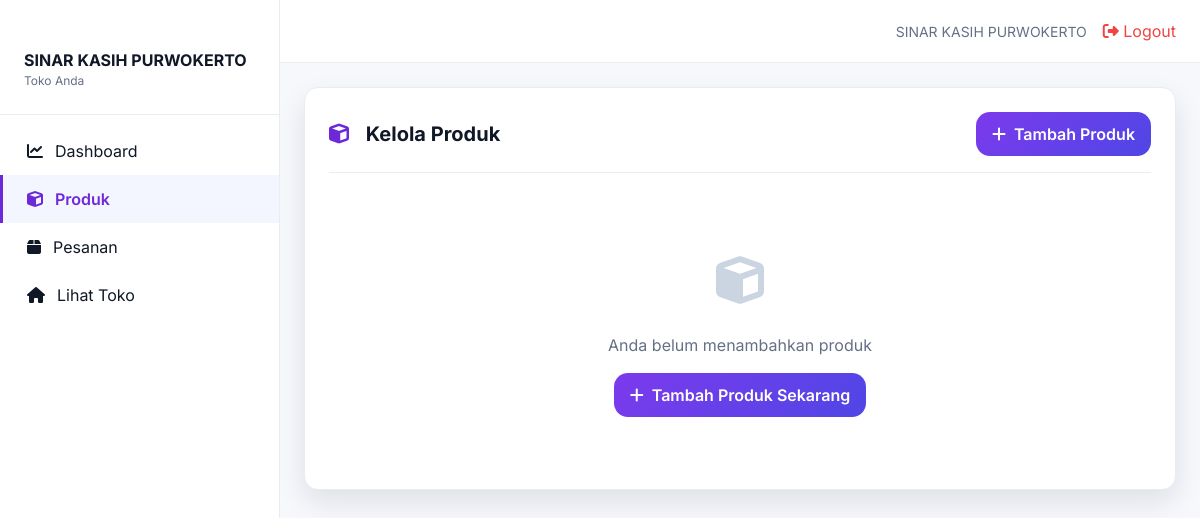
Before: /toko/produk/ (signed in) with the older database file.
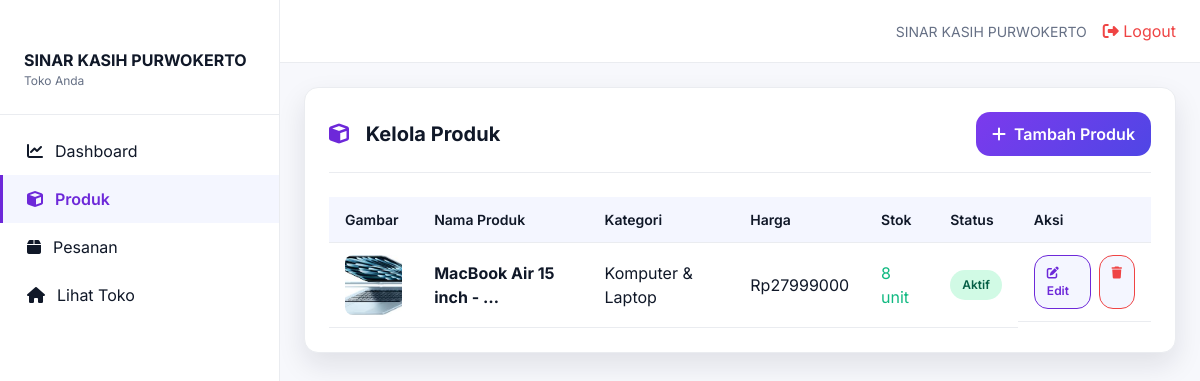
After: the same page with the newer database file.
### master_products/models.py (models this page shows, shortened)
class Brand(models.Model):
    STATUS_CHOICES = (
        ('pending', 'Pending Approval'),
        ('approved', 'Approved'),
        ('rejected', 'Rejected'),
        ('suspended', 'Suspended'),
    )
    brand_id = models.AutoField(primary_key=True)
    user_id = models.OneToOneField(
        settings.AUTH_USER_MODEL,
        on_delete=models.CASCADE,
        related_name='brand_vendor',
        db_column='user_id',
        help_text="User/vendor yang memiliki brand ini"
    )
    brand_name = models.CharField(
        max_length=255,
        help_text="Nama brand/vendor"
    )
    logo = models.ImageField(
        upload_to='brands/logos/',
        blank=True,
        null=True,
        help_text="Logo brand (rekomendasi: PNG dengan background transparan)"
    )
    description = models.TextField(
        blank=True,
        null=True,
        help_text="Deskripsi detail tentang brand/vendor"
    )
    status = models.CharField(
        max_length=20,
        choices=STATUS_CHOICES,
        default='pending',
        help_text="Status persetujuan brand (pending, approved, rejected, suspended)"
    )
    approved_at = models.DateTimeField(
        blank=True,
        null=True,
        help_text="Tanggal brand disetujui oleh admin"
    )
    approved_by = models.ForeignKey(
        settings.AUTH_USER_MODEL,
        on_delete=models.SET_NULL,
        null=True,
        blank=True,
        related_name='approved_brands',
        db_column='approved_by',
        help_text="Admin yang menyetujui brand ini"
    )
    nib_or_ktp = models.CharField(
        max_length=50,
        unique=True,
        blank=True,
        null=True,
        db_column='nib_or_ktp',
        help_text="Nomor Induk Berusaha (NIB) atau Nomor KTP"
    )
    rating = models.FloatField(
        default=0.0,
        validators=[MinValueValidator(0.0), MaxValueValidator(5.0)],
        db_column='rating',
        help_text="Rating brand dari customer (0.0-5.0)"
    )
    created_at = models.DateTimeField(
        auto_now_add=True,
        help_text="Tanggal brand didaftar"
    )
    updated_at = models.DateTimeField(
        auto_now=True,
        help_text="Tanggal brand terakhir diperbarui"
    )
    class Meta:
        verbose_name = _('Brand')
        verbose_name_plural = _('Brands')
        db_table = 'brands'
        ordering = ['-created_at']
        indexes = [
            models.Index(fields=['status']),
            models.Index(fields=['user_id']),
            models.Index(fields=['created_at']),
        ]
    @property
    def is_approved(self):
        return self.status == 'approved'

class Product(models.Model):
    product_id = models.AutoField(primary_key=True)
    brand_id = models.ForeignKey(
        Brand,
        on_delete=models.CASCADE,
        related_name='products',
        db_column='brand_id',
        help_text="Brand/vendor penjual produk"
    )
    category_id = models.ForeignKey(
        Category,
        on_delete=models.PROTECT,
        related_name='products',
        db_column='category_id',
        help_text="Kategori produk"
    )
    product_name = models.CharField(
        max_length=255,
        help_text="Nama produk"
    )
    slug = models.SlugField(
        max_length=255,
        unique=True,
        help_text="URL-friendly identifier untuk produk"
    )
    description = models.TextField(
        help_text="Deskripsi detail produk"
    )
    price = models.DecimalField(
        max_digits=12,
        decimal_places=2,
        validators=[MinValueValidator(0)],
        help_text="Harga jual produk"
    )
    stock = models.IntegerField(
        default=0,
        validators=[MinValueValidator(0)],
        help_text="Jumlah stok produk yang tersedia"
    )
    image = models.ImageField(
        upload_to='products/',
        blank=True,
        null=True,
        help_text="Foto/gambar produk"
    )
    is_active = models.BooleanField(
        default=True,
        help_text="Status aktif produk (true = aktif, false = non-aktif)"
    )
    created_at = models.DateTimeField(
        auto_now_add=True,
        help_text="Tanggal produk didaftarkan"
    )
    updated_at = models.DateTimeField(
        auto_now=True,
        help_text="Tanggal produk terakhir diperbarui"
    )
    rating = models.DecimalField(
        max_digits=3,
        decimal_places=2,
        default=0.00,
        validators=[MinValueValidator(0.00), MaxValueValidator(5.00)],
        help_text="Rating produk dari customer (0.00-5.00)"
    )
    review_count = models.IntegerField(
        default=0,
        validators=[MinValueValidator(0)],
        help_text="Jumlah review yang diterima produk"
    )
    is_featured = models.BooleanField(
        default=False,
        help_text="Apakah produk sedang di-featured/promosi"
    )
    class Meta:
        verbose_name = _('Product')
        verbose_name_plural = _('Products')
        db_table = 'products'
        ordering = ['-created_at']
        indexes = [
            models.Index(fields=['slug']),
            models.Index(fields=['brand_id']),
            models.Index(fields=['category_id']),
            models.Index(fields=['is_active']),
        ]

class Category(models.Model):
    category_id = models.AutoField(primary_key=True)
    category_name = models.CharField(
        max_length=255,
        unique=True,
        default='',
        help_text="Nama kategori produk (harus unik)"
    )
    description = models.TextField(
        blank=True,
        null=True,
        help_text="Deskripsi detail tentang kategori"
    )
    created_at = models.DateTimeField(
        auto_now_add=True,
        help_text="Tanggal kategori dibuat"
    )
    updated_at = models.DateTimeField(
        auto_now=True,
        help_text="Tanggal kategori terakhir diperbarui"
    )
    class Meta:
        verbose_name = _('Category')
        verbose_name_plural = _('Categories')
        db_table = 'categories'
        ordering = ['category_name']
        indexes = [
            models.Index(fields=['category_name']),
        ]

### master_products/views.py (the view)
# urls.py: path('toko/produk/', views.seller_products, name='seller_products'),
@login_required(login_url='master_products:login')
@seller_required
def seller_products(request):
    try:
        seller_brand = Brand.objects.get(user_id=request.user)
    except Brand.DoesNotExist:
        messages.error(request, '❌ Profil brand Anda belum terdaftar!')
        return redirect('master_products:product_list')
    products = Product.objects.filter(brand_id=seller_brand).order_by('-created_at')
    context = {
        'seller_brand': seller_brand,
        'products': products,
        'total_products': products.count(),
    }
    return render(request, 'master_products/seller_products.html', context)

### users/models.py (called while the page is built)
    @property
    def toko(self):
        return getattr(self, 'brand_vendor', None)

### master_products/templates/master_products/seller_products.html (shortened to what this page needs)
<!DOCTYPE html>
<html lang="id">
<head>
    <script src="https://cdn.tailwindcss.com"></script>
    <link rel="stylesheet" href="https://cdnjs.cloudflare.com/ajax/libs/font-awesome/6.4.0/css/all.min.css">
</head>
<body>
    <div class="navbar">
        <a href="/" style="font-size: 20px; font-weight: 700; color: var(--primary); text-decoration: none;">
        </a>
        <div style="display: flex; align-items: center; gap: 16px;">
            <span style="font-size: 14px; color: var(--muted);">{{ seller_brand.brand_name }}</span>
            <a href="{% url 'master_products:logout' %}" style="color: var(--danger); text-decoration: none;">
                <i class="fas fa-sign-out-alt"></i> Logout
            </a>
        </div>
    </div>
    <div class="flex">
        <div class="sidebar">
            <div style="padding: 24px; border-bottom: 1px solid var(--border); margin-bottom: 12px;">
                <div style="font-weight: 700; font-size: 16px;">{{ seller_brand.brand_name }}</div>
                <div style="font-size: 12px; color: var(--muted);">Toko Anda</div>
            </div>
            <a href="{% url 'master_products:seller_dashboard' %}" class="sidebar-item">
                <i class="fas fa-chart-line"></i>
                <span>Dashboard</span>
            </a>
            <a href="{% url 'master_products:seller_products' %}" class="sidebar-item active">
                <i class="fas fa-cube"></i>
                <span>Produk</span>
            </a>
            <a href="{% url 'master_products:seller_orders' %}" class="sidebar-item">
                <i class="fas fa-box"></i>
                <span>Pesanan</span>
            </a>
            <a href="/" class="sidebar-item">
                <i class="fas fa-home"></i>
                <span>Lihat Toko</span>
            </a>
        </div>
        <div class="main-content" style="flex: 1;">
            <div class="card">
                <div class="card-header">
                    <h1 class="card-title">
                        <i class="fas fa-cube" style="color: var(--primary); margin-right: 12px;"></i>
                        Kelola Produk
                    </h1>
                    <a href="{% url 'master_products:seller_add_product' %}" class="btn-primary">
                        <i class="fas fa-plus"></i> Tambah Produk
                    </a>
                </div>
                {% if products %}
                    <div style="overflow-x: auto;">
                        <table>
                            <thead>
                                <tr>
                                    <th>Gambar</th>
                                    <th>Nama Produk</th>
                                    <th>Kategori</th>
                                    <th>Harga</th>
                                    <th>Stok</th>
                                    <th>Status</th>
                                    <th>Aksi</th>
                                </tr>
                            </thead>
                            <tbody>
                                {% for product in products %}
                                    <tr>
                                        <td>
                                            {% if product.image %}
                                                <img src="{{ product.image.url }}" alt="{{ product.product_name }}" class="product-image">
                                            {% else %}
                                                <div style="width: 60px; height: 60px; background: var(--surface-2); border-radius: 8px; display: flex; align-items: center; justify-content: center; color: var(--muted);">
                                                    <i class="fas fa-image"></i>
                                                </div>
                                            {% endif %}
                                        </td>
                                        <td><strong>{{ product.product_name|truncatewords:5 }}</strong></td>
                                        <td>{{ product.category_id.category_name }}</td>
                                        <td>Rp{{ product.price|floatformat:0 }}</td>
                                        <td>
                                            {% if product.stock > 0 %}
                                                <span style="color: var(--success);">{{ product.stock }} unit</span>
                                            {% else %}
                                                <span style="color: var(--danger);">Habis</span>
                                            {% endif %}
                                        </td>
                                        <td>
                                            {% if product.is_active %}
                                                <span class="badge badge-active">Aktif</span>
                                            {% else %}
                                                <span class="badge badge-inactive">Nonaktif</span>
                                            {% endif %}
                                        </td>
                                        <td style="display: flex; gap: 8px;">
                                            <a href="{% url 'master_products:edit_product' product.product_id %}" class="btn-secondary">
                                                <i class="fas fa-edit"></i> Edit
                                            </a>
                                            <a href="{% url 'master_products:delete_product' product.product_id %}" class="btn-secondary" style="color: var(--danger); border-color: var(--danger);" onclick="return confirm('Yakin hapus produk ini?');">
                                                <i class="fas fa-trash"></i>
                                            </a>
                                        </td>
                                    </tr>
                                {% endfor %}
                            </tbody>
                        </table>
                    </div>
                {% else %}
                    <div class="empty-state">
                        <div class="empty-icon"><i class="fas fa-cube"></i></div>
                        <p>Anda belum menambahkan produk</p>
                        <a href="{% url 'master_products:seller_add_product' %}" class="btn-primary" style="margin-top: 16px;">
                            <i class="fas fa-plus"></i> Tambah Produk Sekarang
                        </a>
                    </div>
                {% endif %}
            </div>
        </div>
    </div>
</body>
</html>

### master_products/templates/master_products/seller_products.html (style rules this page uses)
:root { --bg: #f7f8fc; --surface: #ffffff; --surface-2: #f4f6ff; --text: #101828; --muted: #667085; --border: #eaecf0; --primary: #6d28d9; --success: #10b981; --warning: #f59e0b; --danger: #ef4444; --shadow-md: 0 12px 28px rgba(16,24,40,.10); --radius-md: 14px; }
* { box-sizing: border-box; }
body { font-family: 'Inter', system-ui, -apple-system, BlinkMacSystemFont, 'Segoe UI', sans-serif; background: var(--bg); color: var(--text); }
.navbar { background: var(--surface); border-bottom: 1px solid var(--border); padding: 16px 24px; display: grid; grid-template-columns: auto 1fr auto; align-items: center; gap: 20px; }
.sidebar { background: var(--surface); border-right: 1px solid var(--border); padding: 24px 0; height: 100vh; position: fixed; left: 0; top: 0; width: 280px; overflow-y: auto; }
.sidebar-item { padding: 12px 24px; color: var(--text); text-decoration: none; display: flex; align-items: center; gap: 12px; cursor: pointer; transition: all 0.3s ease; border-left: 3px solid transparent; }
.sidebar-item.active { border-left-color: var(--primary); background: var(--surface-2); color: var(--primary); font-weight: 600; }
.main-content { margin-left: 280px; padding: 24px; }
.card { background: var(--surface); border: 1px solid var(--border); border-radius: var(--radius-md); padding: 24px; box-shadow: var(--shadow-md); margin-bottom: 24px; }
.card-header { display: flex; justify-content: space-between; align-items: center; margin-bottom: 24px; padding-bottom: 16px; border-bottom: 1px solid var(--border); }
.card-title { font-size: 20px; font-weight: 700; }
.btn-primary { background: linear-gradient(135deg, #7c3aed, #4f46e5); color: white; border: none; padding: 10px 16px; border-radius: var(--radius-md); font-weight: 600; cursor: pointer; transition: all 0.3s ease; text-decoration: none; display: inline-flex; align-items: center; gap: 8px; }
.btn-secondary { background: var(--surface-2); color: var(--primary); border: 1.5px solid var(--primary); padding: 8px 12px; border-radius: var(--radius-md); font-weight: 600; cursor: pointer; transition: all 0.3s ease; font-size: 12px; }
table { width: 100%; border-collapse: collapse; }
th { background: var(--surface-2); padding: 12px 16px; text-align: left; font-weight: 600; font-size: 14px; border-bottom: 1px solid var(--border); }
td { padding: 12px 16px; border-bottom: 1px solid var(--border); }
.product-image { width: 60px; height: 60px; object-fit: cover; border-radius: 8px; }
.badge { display: inline-block; padding: 6px 12px; border-radius: 20px; font-size: 12px; font-weight: 600; }
.badge-active { background: #d1fae5; color: #065f46; }

Changed rows visible on the page:
added Product: image (picture), product_name "MacBook Air 15 inch - …", category_id.category_name "Komputer & Laptop", price "27999000", stock "8", is_active "Aktif"
Other visible differences:
text no longer shown: "Anda belum menambahkan produk Tambah Produk Sekarang"
text now shown: "Gambar Nama Produk Kategori Harga Stok Status Aksi"
